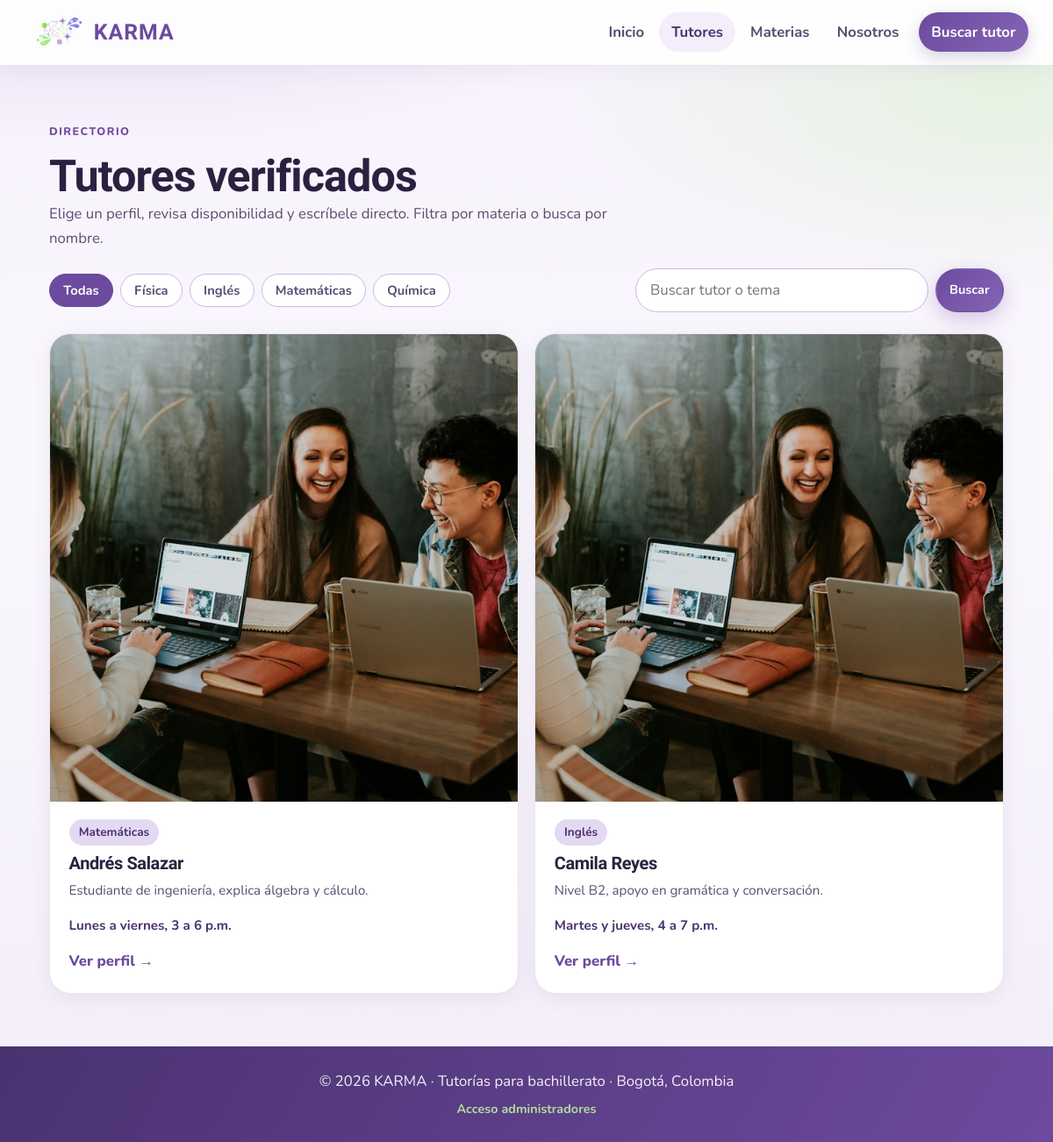
/tutores.php, run on an earlier commit of the app's database.
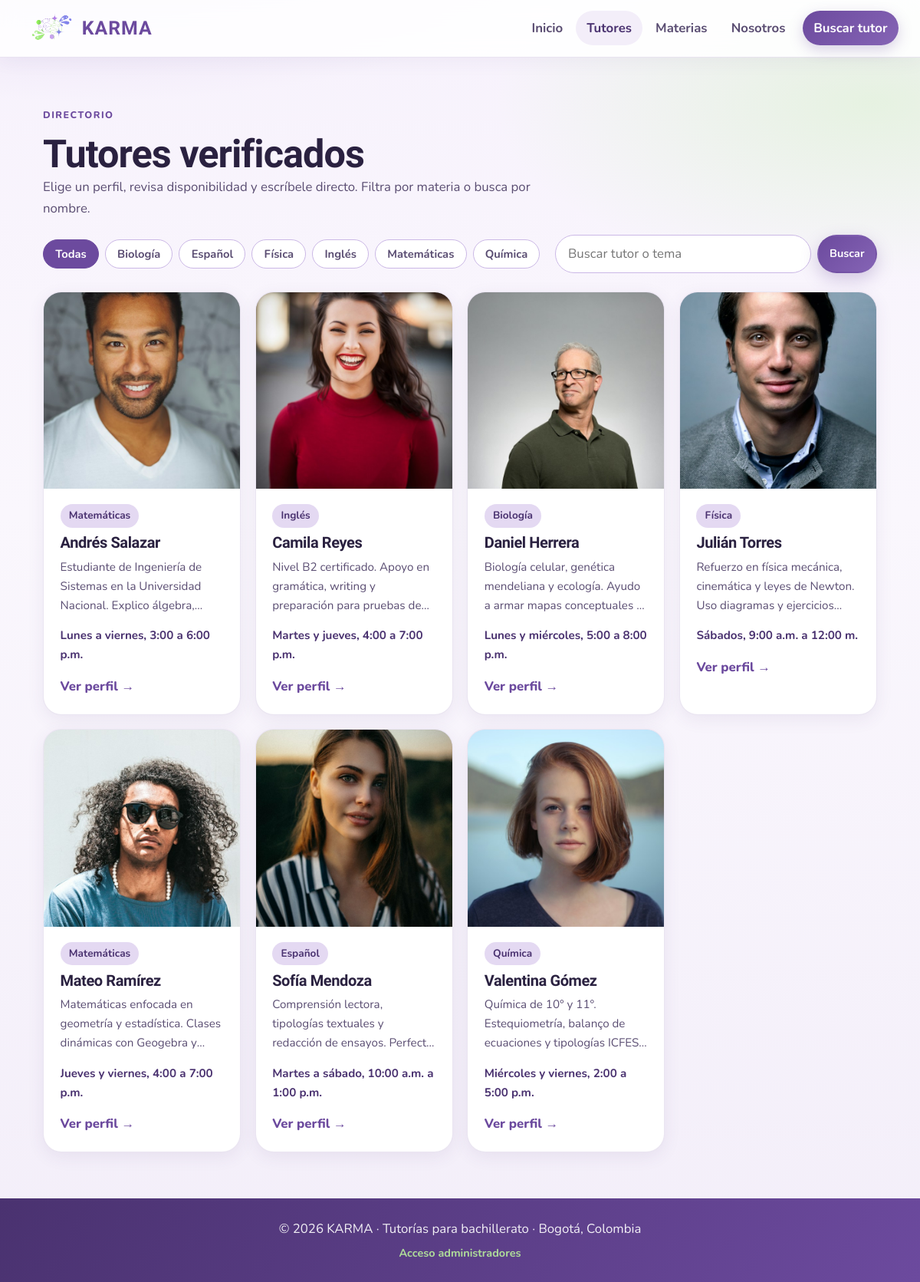
And on a later commit of the database.
### tables this page shows
CREATE TABLE materia (
  id_materia INT UNSIGNED AUTO_INCREMENT PRIMARY KEY,
  nombre VARCHAR(100) NOT NULL UNIQUE,
  imagen VARCHAR(255) NULL,
  descripcion VARCHAR(255) NULL
);

CREATE TABLE tutor (
  id_tutor INT UNSIGNED AUTO_INCREMENT PRIMARY KEY,
  nombre VARCHAR(100) NOT NULL,
  descripcion TEXT NULL,
  disponibilidad VARCHAR(150) NOT NULL,
  telefono VARCHAR(10) NOT NULL,
  foto_url VARCHAR(255) NULL,
  verificado TINYINT(1) NOT NULL DEFAULT 0,
  id_materia INT UNSIGNED NOT NULL,
  FOREIGN KEY (id_materia) REFERENCES materia(id_materia)
);

### includes/funciones.php (called while the page is built, shortened)
<?php
function e($texto) {
    return htmlspecialchars((string)$texto, ENT_QUOTES, "UTF-8");
}
function rutaFoto($ruta, $fallback = "img/estudiantes.jpg") {
    $ruta = trim((string)$ruta);
    if ($ruta === "") {
        return $fallback;
    }
    return $ruta;
}

### tutores.php (the view, shortened to what this page needs)
<?php
require_once __DIR__ . "/includes/conexion.php";
require_once __DIR__ . "/includes/funciones.php";
$materiaId = isset($_GET["materia"]) ? (int)$_GET["materia"] : 0;
$buscar = trim((string)($_GET["buscar"] ?? ""));
$materias = $mysqli->query("SELECT id_materia, nombre FROM materia ORDER BY nombre")->fetch_all(MYSQLI_ASSOC);
$sql = "SELECT t.id_tutor, t.nombre, t.descripcion, t.disponibilidad, t.foto_url,
               m.id_materia, m.nombre AS materia
        FROM tutor t
        INNER JOIN materia m ON m.id_materia = t.id_materia
        WHERE t.verificado = 1";
$sql .= " ORDER BY t.nombre";
$stmt = $mysqli->prepare($sql);
$stmt->execute();
$tutores = $stmt->get_result()->fetch_all(MYSQLI_ASSOC);
require __DIR__ . "/includes/header.php";
?>
<main class="seccion">
    <div class="contenedor">
        <p class="etiqueta">Directorio</p>
        <div class="admin-titulo" style="margin-bottom:1.25rem">
            <div class="seccion-intro" style="margin:0">
                <h1>Tutores verificados</h1>
                <p>Elige un perfil, revisa disponibilidad y escríbele directo. Filtra por materia o busca por nombre.</p>
            </div>
        </div>
        <div class="toolbar">
            <div class="filtros">
                <a href="tutores.php" class="<?= $materiaId === 0 && $buscar === '' ? 'activo' : '' ?>">Todas</a>
                <?php foreach ($materias as $m): ?>
                    <a href="tutores.php?materia=<?= (int)$m["id_materia"] ?>"
                       class="<?= $materiaId === (int)$m["id_materia"] ? 'activo' : '' ?>">
                        <?= e($m["nombre"]) ?>
                    </a>
                <?php endforeach; ?>
            </div>
            <form class="buscador-inline" method="get" action="tutores.php">
                <input type="search" name="buscar" value="<?= e($buscar) ?>" placeholder="Buscar tutor o tema">
                <button class="btn btn-sm" type="submit">Buscar</button>
            </form>
        </div>
        <?php if (count($tutores) === 0): ?>
            <div class="vacio">
                No hay tutores con esos filtros. Prueba otra materia o limpia la búsqueda.
            </div>
        <?php else: ?>
            <div class="grid-tutores">
                <?php foreach ($tutores as $t): ?>
                    <a class="card-tutor" href="tutor.php?id=<?= (int)$t["id_tutor"] ?>">
                        <div class="card-tutor-media">
                            <img src="<?= e(rutaFoto($t["foto_url"])) ?>" alt="Foto de <?= e($t["nombre"]) ?>">
                        </div>
                        <div class="card-tutor-body">
                            <span class="badge"><?= e($t["materia"]) ?></span>
                            <h3 style="margin-top:0.55rem"><?= e($t["nombre"]) ?></h3>
                            <p><?= e($t["descripcion"] ?? "") ?></p>
                            <p class="meta"><?= e($t["disponibilidad"]) ?></p>
                            <span class="card-enlace">Ver perfil →</span>
                        </div>
                    </a>
                <?php endforeach; ?>
            </div>
        <?php endif; ?>
    </div>
</main>
<?php require __DIR__ . "/includes/footer.php"; ?>

What changed in the data, as far as the page shows it:
added materia: nombre "Biología"
added materia: nombre "Español"
changed tutor "Andrés Salazar": foto_url: picture added in place of a placeholder; descripcion "Estudiante de ingeniería, explica álgebra y cálculo." → "Estudiante de Ingeniería de Sistemas en la Universidad Nacional. Explico…"; disponibilidad "Lunes a viernes, 3 a 6 p.m." → "Lunes a viernes, 3:00 a 6:00 p.m."
changed tutor "Camila Reyes": foto_url: picture added in place of a placeholder; descripcion "Nivel B2, apoyo en gramática y conversación." → "Nivel B2 certificado. Apoyo en gramática, writing y preparación para pruebas…"; disponibilidad "Martes y jueves, 4 a 7 p.m." → "Martes y jueves, 4:00 a 7:00 p.m."
added tutor: foto_url (picture), id_materia.nombre "Biología", nombre "Daniel Herrera", descripcion "Biología celular, genética mendeliana y ecología. Ayudo a armar mapas conceptuales…", disponibilidad "Lunes y miércoles, 5:00 a 8:00 p.m."
now on this page (row edited): tutor: foto_url (picture), id_materia.nombre "Física", nombre "Julián Torres", descripcion "Refuerzo en física mecánica, cinemática y leyes de Newton. Uso diagramas y…", disponibilidad "Sábados, 9:00 a.m. a 12:00 m."
added tutor: foto_url (picture), id_materia.nombre "Matemáticas", nombre "Mateo Ramírez", descripcion "Matemáticas enfocada en geometría y estadística. Clases dinámicas con Geogebra…", disponibilidad "Jueves y viernes, 4:00 a 7:00 p.m."
added tutor: foto_url (picture), id_materia.nombre "Español", nombre "Sofía Mendoza", descripcion "Comprensión lectora, tipologías textuales y redacción de ensayos.…", disponibilidad "Martes a sábado, 10:00 a.m. a 1:00 p.m."
added tutor: foto_url (picture), id_materia.nombre "Química", nombre "Valentina Gómez", descripcion "Química de 10° y 11°. Estequiometría, balanço de ecuaciones y tipologías…", disponibilidad "Miércoles y viernes, 2:00 a 5:00 p.m."
